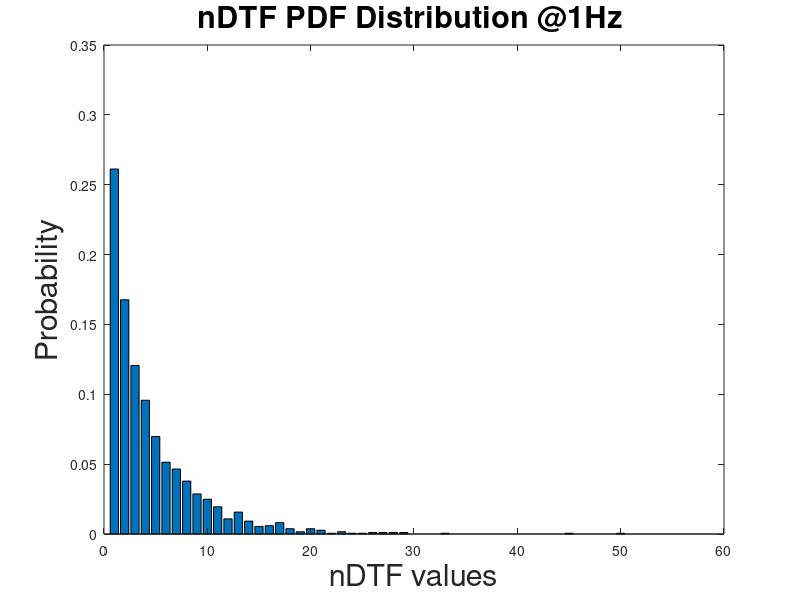

MATLAB code for this plot: (Note: this script raises an error after producing the figure.)
%%%%%%%%%%%%%%%%%%%%%%%%%%%%%%%%%%%%%%%%%%%
%Anjali Dhobale afd5230@psu.edu
%Refer Paper: Accesssing the Functional Connectivity of Micro-Tisse
%Engineered Neural Networks using Calcium Fluorescence Signals
%This MATLAB code displays calculates the PDF distribution of the nDTF matrices
%and the Kolmogorov Smirnoff Tests between the nDTF datasets of four
%micro-tenns
%%%%%%%%%%%%%%%%%%%%%%%%%%%%%%%%%%%%%%%%%%%%%



clear all ; clc; close all

%%load sample DTF datasets to compare distributions from four different images
load('nDTF1.mat');n1 = nDTF2;
load('nDTF2.mat');n2 = nDTF2;
load('nDTF3.mat');n3 = nDTF2;
load('nDTF4.mat');n4 = nDTF2;

%%The third dimension of nDTF is frequency
%%Here we analyze DTF matrix at 1Hz frequency and convert the matrix from single to double.
n1m=n1(:,:,1); n1m = double(n1m(:));
n2m=n2(:,:,1); n2m = double(n2m(:));
n3m=n3(:,:,1); n3m = double(n3m(:));
n4m=n4(:,:,1); n4m = double(n4m(:));

%%Calculating the Probability Distribution Function Plot for the nDTF matrices.
% histfit
 h = hist(n1m,50,'kernel');
 h = h/sum(h); 
 xlim([0 55]);
 %axis([0,55,0,0.4])
 bar(h);
 title('nDTF PDF Distribution @1Hz ','FontSize',22);
xlabel('nDTF values','FontSize',22);
ylabel('Probability','FontSize',22);
ax = gca;
 ax.FontSize = 16;
 
 
 %Kolmogorov Smirnoff Test
 %%This test is used to test if the distribution of the following datasets are from the same distribution.
 %%if answer =1, then both the datasets belong from the same distribution
 %% if answer = 0, both datasets are NOT from the same distribution
 ktest12 = kstest2(n1m,n2m,'Alpha',0.03);
 ktest13 = kstest2(n1m,n3m,'Alpha',0.55);
 ktest14 = kstest2(n1m,n4m,'Alpha',0.03);
 ktest23 = kstest2(n2m,n3m,'Alpha',0.03);
 ktest24 = kstest2(n2m,n4m,'Alpha',0.03);
 ktest34 = kstest2(n3m,n4m,'Alpha',0.03);
